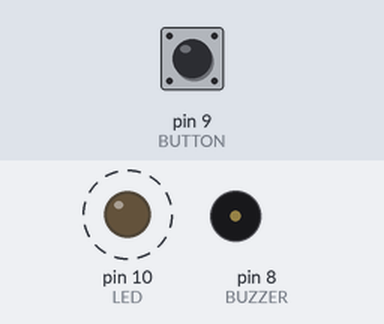
This sketch was run on a simulated Arduino Uno, built with avr-gcc and run on an emulated ATmega328P. On the bench: output pins drawn as LEDs (lit = HIGH), buzzer (waves = sounding, pin HIGH). Dashed ring = blinking. Inputs (shaded band) come from the test bench; at power-on: pin 9 (BUTTON) HIGH.

Above: at 5.05 s.
5.1 s: pin 9 (BUTTON) pulled LOW for 0.15 s
At 5.17 s:
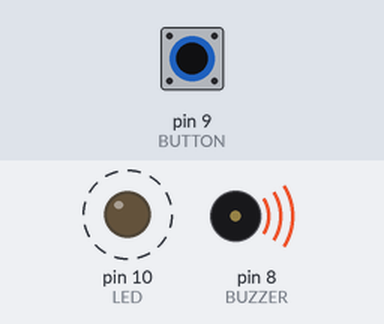
8.1 s: pin 9 (BUTTON) pulled LOW for 1 s
At 10.8 s:
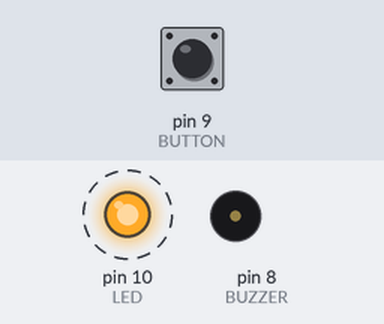
11.1 s: pin 9 (BUTTON) pulled LOW for 3.2 s
At 12.7 s:
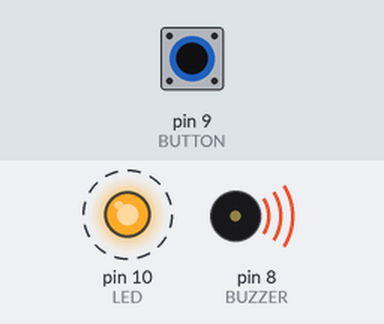
Timing chart, 0 to 21.8 s (numbered marks = the images above; inputs shaded):
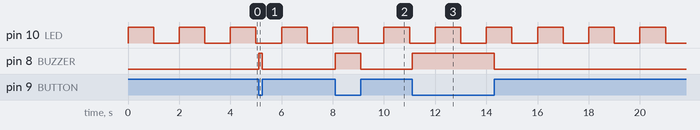

Measured:
- after the input at 5.1 s, pin 8 (BUZZER): LOW → HIGH at once, → LOW 0.15 s later
- after the input at 8.1 s, pin 8 (BUZZER): LOW → HIGH at once, → LOW 1.0 s later
- after the input at 11.1 s, pin 8 (BUZZER): LOW → HIGH at once, → LOW 3.2 s later
- by itself, pin 10 (LED): alternates HIGH for 1.0 s and LOW for 1.0 s

The sketch:

BuzzerInterrupt.ino
```cpp
/*
very dumb code to figure out interrupts
It runs blinky and sets up an interrupt hooked up to a button that triggers a buzzer when the button is pressed
*/

#include <avr/io.h>
#include <util/delay.h>
#include <avr/interrupt.h>

#define LED_PORT PORTB
#define LED_DDR DDRB
#define LED PORTB2


#define BUZZER_PORT PORTB
#define BUZZER_DDR DDRB
#define BUZZER PORTB0

#define BUTTON_BANK PCIE0
#define BUTTON_PORT PORTB
#define BUTTON_DDR DDRB
#define BUTTON_INT PCINT1
#define BUTTON_INT_VECT PCINT0_vect
#define BUTTON PORTB1


ISR(BUTTON_INT_VECT)
{
  BUZZER_PORT ^= (1 << BUZZER);
}


int main(void)
{
  LED_DDR |= (1 << LED);
  BUZZER_DDR |= (1 << BUZZER);
  BUTTON_DDR &= ~(1 << BUTTON);

  //ENABLE PULLUP
  BUTTON_PORT |= (1 << BUTTON);


  PCICR |= (1 << BUTTON_BANK);
  PCMSK0 |= (1 << BUTTON_INT);

  sei();

  while(1)
  {
    LED_PORT |= (1 << LED);
    _delay_ms(1000);
    LED_PORT &= ~(1 << LED);
    _delay_ms(1000);
  }
}
```
